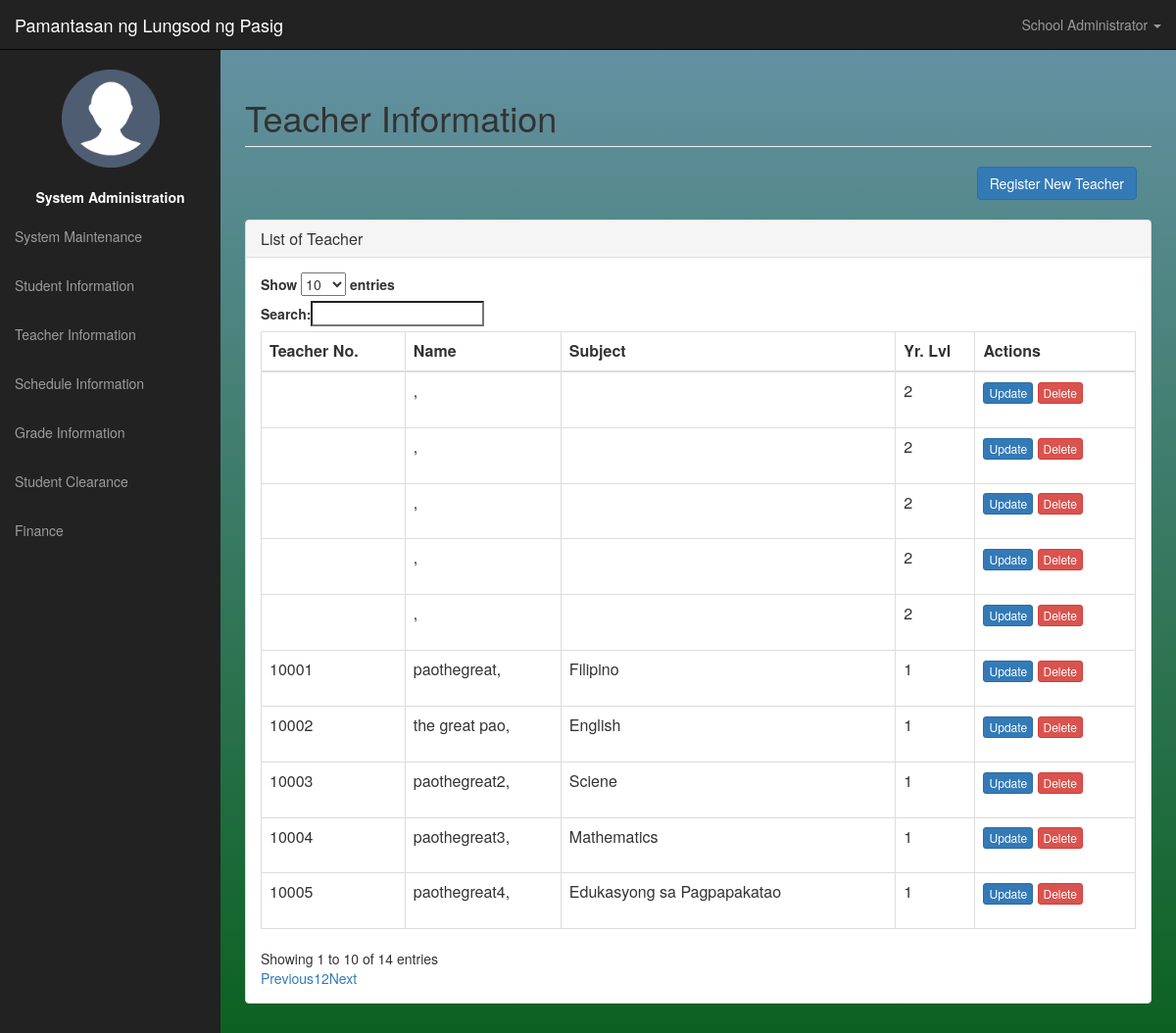
The page /admin-panel/teacher.php (signed in) on the database its author committed.
### tables this page shows
CREATE TABLE `information` (
  `InformationKey` int(11) NOT NULL,
  `SchoolName` varchar(255) NOT NULL,
  `SchoolLogo` varchar(250) NOT NULL,
  `SchoolMission` varchar(500) NOT NULL,
  `SchoolVision` varchar(500) NOT NULL,
  `SchoolHymn` varchar(500) NOT NULL
);

CREATE TABLE `stg_teacher` (
  `TeacherKey` int(11) NOT NULL,
  `TeacherNo` varchar(8) NOT NULL,
  `LastName` varchar(100) NOT NULL,
  `FirstName` varchar(100) NOT NULL,
  `MiddleName` varchar(100) NOT NULL DEFAULT '',
  `Address` varchar(255) NOT NULL,
  `ContactNo` varchar(13) DEFAULT NULL,
  `DOB` date NOT NULL,
  `YearLevelKey` int(11) NOT NULL,
  `SubjectKey` int(5) NOT NULL,
  `SubjectDescKey` int(11) NOT NULL,
  `CivilStatusKey` int(11) NOT NULL,
  `username` varchar(100) NOT NULL,
  `password` varchar(100) NOT NULL
);

CREATE TABLE `stg_subjectdesc` (
  `SubjectDescKey` int(11) NOT NULL,
  `SubjectCode` varchar(50) NOT NULL,
  `SubjectDescription` varchar(50) NOT NULL,
  `SubjectKey` varchar(50) NOT NULL
);

### admin-panel/scripts/script-complete.php (called while the page is built, shortened)
<?php
function exexSQLget($sql){
	include("config.php");
	$result = mysqli_query($conn,$sql)or die(mysqli_error($conn));
	if(mysqli_num_rows($result)>0){
		return $result;
	}
}
?>

### admin-panel/teacher.php (the view)
<div id="wrapper">
<?php
	include("ui-navigation.php");
	include("DatatableLib.php");
?>
<div id="page-wrapper">
	<div class="container-fluid">
        <div class="row">
			<div class="col-lg-12">
				<h1 class="page-header">
					Teacher Information
                </h1>
            </div>
        </div>
		<?php
			include("config.php");
			$sql = "select *,concat(LastName, ', ', FirstName, ' ',left(MiddleName,1)) as FullName,stg_SubjectDesc.SubjectDescription as sbj from stg_teacher
					left join stg_subjectdesc
					on stg_teacher.SubjectDescKey = stg_subjectdesc.SubjectDescKey";
			$result = mysqli_query($conn,$sql) or die(mysqli_error($conn));
		?>
		<div class="row">
			<div class="col-lg-12">
				<div class="col-lg-10 pull-right">
					<a class="btn btn-primary pull-right" href="teacherDetails.php">Register New Teacher</a>
				</div>
			</div>
		</div>
		<br/>
		<div class="row">
			<div class="col-lg-12">
				<div class="panel panel-default">
					<div class="panel-heading">
						<h3 class="panel-title"><i class="fa fa-bar-chart-o fa-fw"></i>List of Teacher</h3>
					</div>
					<div class="panel-body">
						<table class="table table-bordered" id="mpTable">
							<thead>
								<th>Teacher No.</th>
								<th>Name</th>
								<th>Subject</th>
								<th>Yr. Lvl</th>
								<th>Actions</th>
                            </thead>
							<tbody>
									<?php
										if(mysqli_num_rows($result) > 0){
											while($row = mysqli_fetch_assoc($result)){
												$id = $row['TeacherKey'];
									?>
									<tr>
									<td><?php echo $row['TeacherNo'];?></td>
									<td><?php echo $row['FullName'];?></td>
									<td><?php echo $row['sbj'];?></td>
									<td><?php echo $row['YearLevelKey'];?></td>
									<td>
										<form method="post" action=<?php echo 'script-delete.php?id='. $id . "&type=teacher&loc=" . $_SERVER['REQUEST_URI']?>>
											<a class="btn btn-primary btn-xs" href="<?php echo 'teacherDetails.php?key='.$id?>">Update</a>
											<input class="btn btn-danger btn-xs" type="submit" value="Delete" onClick="return confirm('Are you sure you want to delete this?');" />
										</form>
									</td>
									</tr>
									<?php
											}
										}
									?>
							</tbody>
						</table>
					</div>
				</div>
			</div>
		</div>
    </div>
</div>
</div>

### admin-panel/ui-navigation.php (shortened to what this page needs)
<?php
    include("scripts/script-complete.php");
	$name = ($_SESSION['name']);
    $sql = "select * from information";
    $row = mysqli_fetch_array(exexSQLget($sql));
?>
<html lang="en">
  <head>
    <link href="../css/bootstrap.min.css" rel="stylesheet">
	<link href="../config/css/sb-admint.css" rel="stylesheet">
	<link href="../config/css/custom.css" rel="stylesheet">
  </head>
	<nav class="navbar navbar-inverse navbar-fixed-top" role="navigation">
            <div class="navbar-header">
                <a class="navbar-brand" href="index.html"><?php echo $row['SchoolName']; ?></a>
            </div>
            <ul class="nav navbar-right top-nav">
                <li class="dropdown">
                    <a href="#" class="dropdown-toggle" data-toggle="dropdown"><i class="fa fa-user"></i> <?php echo $name; ?> <b class="caret"></b></a>
                </li>
            </ul>
            <div class="collapse navbar-collapse navbar-ex1-collapse">
                <ul class="nav navbar-nav side-nav">
					<center>
					<li>
							<br>
							<img  src="../img/def.png" width=100px height=100px/>
							<br><br>
							<label><font color=white>System Administration</font></label>
							<br>
					</li>
					</center>
					<li>
                        <a href="dashboard.php"><i class="fa fa-fw fa-bar-chart-o"></i> System Maintenance</a>
                    </li>
                    <li>
                        <a href="student.php"><i class="fa fa-fw fa-bar-chart-o"></i> Student Information</a>
                    </li>
                    <li>
                        <a href="teacher.php"><i class="fa fa-fw fa-table"></i> Teacher Information</a>
                    </li>
					<li>
                        <a href="schedule.php"><i class="fa fa-fw fa-table"></i> Schedule Information</a>
                    </li>
					<li>
                        <a href="grade.php"><i class="fa fa-fw fa-table"></i> Grade Information</a>
                    </li>
                    <li>
                        <a href="clearance.php"><i class="fa fa-fw fa-edit"></i> Student Clearance </a>
                    </li>
                    <li>
                        <a href="finance.php"><i class="fa fa-fw fa-edit"></i> Finance</a>
                    </li>
                </ul>
            </div>
        </nav>

### config/css/sb-admint.css (style rules this page uses)
#wrapper { padding-left: 0; }
#page-wrapper { width: 100%; padding: 0; }
@media (min-width:768px) { #wrapper { padding-left: 225px; } }
@media (min-width:768px) { #page-wrapper { padding: 10px; } }
.top-nav { padding: 0 15px; }
.top-nav>li { display: inline-block; float: left; }
.top-nav>li>a { padding-top: 15px; padding-bottom: 15px; line-height: 20px; color: #999; }
@media (min-width:768px) { .side-nav { position: fixed; top: 51px; left: 225px; width: 225px; margin-left: -225px; border: none; border-radius: 0; overflow-y: auto; background-color: #222; bottom: 0; overflow-x: hidden; padding-bottom: 40px; } }
@media (min-width:768px) { .side-nav>li>a { width: 225px; } }

### config/css/custom.css (style rules this page uses)
html,body { #background-image: linear-gradient(rgb(100, 145, 162), rgb(12, 97, 33)); #background: red; background-repeat:no-repeat; height:100%; }
div#wrapper { background-image: linear-gradient(rgb(100, 145, 162), rgb(12, 97, 33)); #background-color: #222222; }

### rows shown on the page
information: SchoolName "Pamantasan ng Lungsod ng Pasig"
stg_teacher: TeacherNo "10001", FullName "paothegreat,", stg_subjectdesc.SubjectDescription "Filipino", YearLevelKey "1"
stg_teacher: TeacherNo "10002", FullName "the great pao,", stg_subjectdesc.SubjectDescription "English", YearLevelKey "1"
stg_teacher: TeacherNo "10003", FullName "paothegreat2,", stg_subjectdesc.SubjectDescription "Sciene", YearLevelKey "1"
stg_teacher: TeacherNo "10004", FullName "paothegreat3,", stg_subjectdesc.SubjectDescription "Mathematics", YearLevelKey "1"
stg_teacher: TeacherNo "10005", FullName "paothegreat4,", stg_subjectdesc.SubjectDescription "Edukasyong sa Pagpapakatao", YearLevelKey "1"
stg_teacher: FullName ",", YearLevelKey "2"
stg_teacher: FullName ",", YearLevelKey "2"
stg_teacher: FullName ",", YearLevelKey "2"
stg_teacher: FullName ",", YearLevelKey "2"
stg_teacher: FullName ",", YearLevelKey "2"

### other values the page prints
$name "School Administrator"
